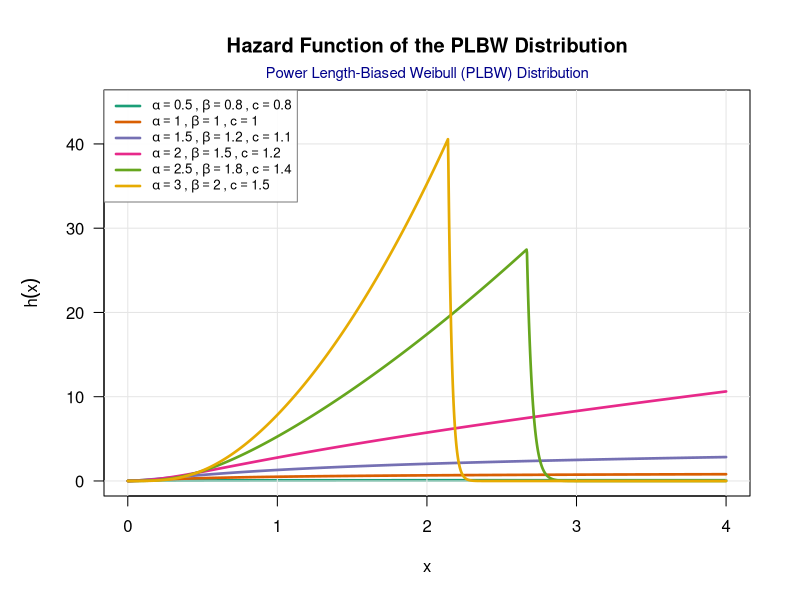

The R script that drew this image:
##############################################################################
# Final Hazard Function Plot for the PLBW Distribution
# Professional Version
##############################################################################

rm(list = ls())

# ---------------------------------------------------------------------------
# Hazard Function of the PLBW Distribution
# ---------------------------------------------------------------------------
h_plbw <- function(x, alpha, beta, c){
  
  pdf <- (c * beta^2 * alpha^(1 + 1/beta) /
            gamma(1/beta)) *
    x^(beta*c + c - 1) *
    exp(-alpha * x^(beta*c))
  
  cdf <- pgamma(alpha * x^(beta*c),
                shape = 1 + 1/beta,
                lower.tail = TRUE)
  
  surv <- 1 - cdf
  
  surv[surv < 1e-12] <- 1e-12
  
  h <- pdf / surv
  
  return(h)
}

# ---------------------------------------------------------------------------
# Parameter Configurations (Three Parameters)
# ---------------------------------------------------------------------------
configs <- list(
  list(alpha=0.5, beta=0.8, c=0.8),
  list(alpha=1.0, beta=1.0, c=1.0),
  list(alpha=1.5, beta=1.2, c=1.1),
  list(alpha=2.0, beta=1.5, c=1.2),
  list(alpha=2.5, beta=1.8, c=1.4),
  list(alpha=3.0, beta=2.0, c=1.5)
)

# ---------------------------------------------------------------------------
# x-grid
# ---------------------------------------------------------------------------
x <- seq(0.001, 4, length.out = 1500)

# ---------------------------------------------------------------------------
# Compute Hazard Curves
# ---------------------------------------------------------------------------
hazards <- lapply(configs, function(cfg){
  
  h_plbw(x,
         alpha = cfg$alpha,
         beta  = cfg$beta,
         c     = cfg$c)
  
})

# ---------------------------------------------------------------------------
# Colours
# ---------------------------------------------------------------------------
cols <- c("#1b9e77",
          "#d95f02",
          "#7570b3",
          "#e7298a",
          "#66a61e",
          "#e6ab02")

# ---------------------------------------------------------------------------
# Plot Limits
# ---------------------------------------------------------------------------
ymax <- max(unlist(hazards), na.rm = TRUE)

ylim <- c(0, ymax*1.10)

# ---------------------------------------------------------------------------
# Plot
# ---------------------------------------------------------------------------
par(mar=c(5.2,5.2,4.5,2.5))

plot(x,
     hazards[[1]],
     type="l",
     lwd=2.6,
     col=cols[1],
     ylim=ylim,
     xlim=range(x),
     xlab="x",
     ylab=expression(h(x)),
     main="Hazard Function of the PLBW Distribution",
     las=1)

grid(col="gray90", lty="solid")

for(i in 2:length(hazards)){
  lines(x,
        hazards[[i]],
        col=cols[i],
        lwd=2.6)
}

# ---------------------------------------------------------------------------
# Legend
# ---------------------------------------------------------------------------
legend("topleft",
       legend=c(
         expression(alpha==0.5~","~beta==0.8~","~c==0.8),
         expression(alpha==1.0~","~beta==1.0~","~c==1.0),
         expression(alpha==1.5~","~beta==1.2~","~c==1.1),
         expression(alpha==2.0~","~beta==1.5~","~c==1.2),
         expression(alpha==2.5~","~beta==1.8~","~c==1.4),
         expression(alpha==3.0~","~beta==2.0~","~c==1.5)
       ),
       col=cols,
       lwd=2.6,
       cex=0.80,
       bty="o",
       bg=adjustcolor("white",0.92),
       box.col="gray50")

# ---------------------------------------------------------------------------
# Subtitle
# ---------------------------------------------------------------------------
mtext("Power Length-Biased Weibull (PLBW) Distribution",
      side=3,
      line=0.4,
      cex=0.90,
      col="darkblue")

cat("\nHazard Function plot generated successfully.\n")
